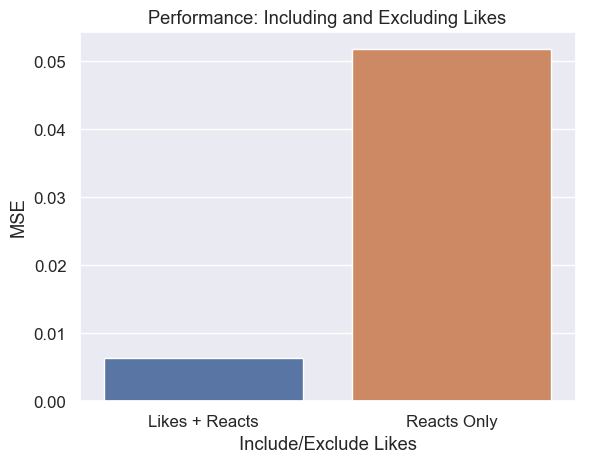

Reproduce this figure in Python.
import matplotlib.pyplot as plt

import seaborn as sns
import pandas as pd
sns.set(style="darkgrid", font_scale=1.1)
d = {'Include/Exclude Likes': ['Likes + Reacts', 'Reacts Only'],
     'MSE': [0.0063, 0.0518]}
df = pd.DataFrame(data=d)

# ax = sns.countplot(x="Category", data=df)
ax = sns.barplot(x="Include/Exclude Likes", y="MSE", data=df)
ax.set_title(
    'Performance: Including and Excluding Likes')
plt.savefig('./Facebook/likes_no_likes', bbox_inches="tight")
